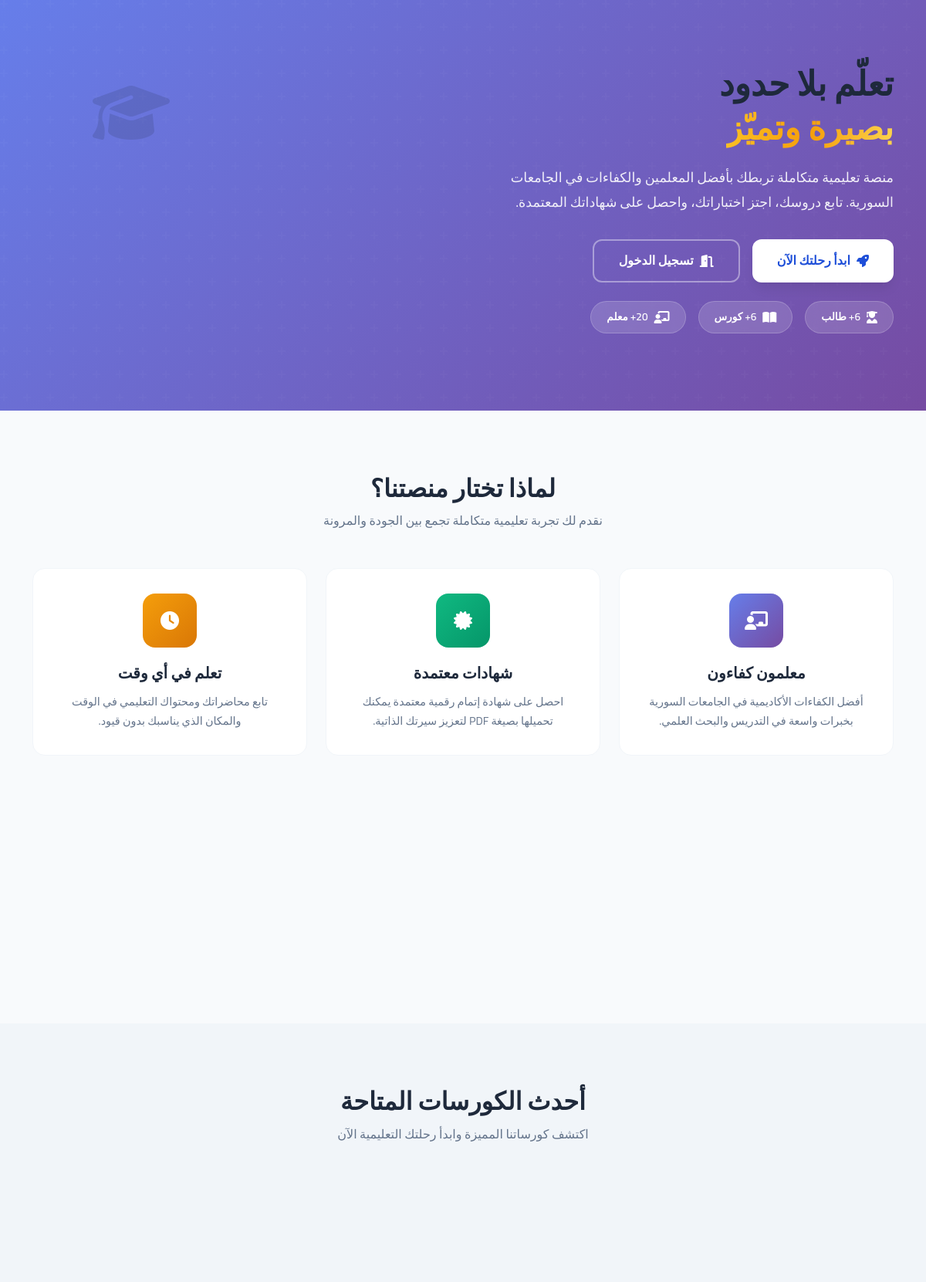
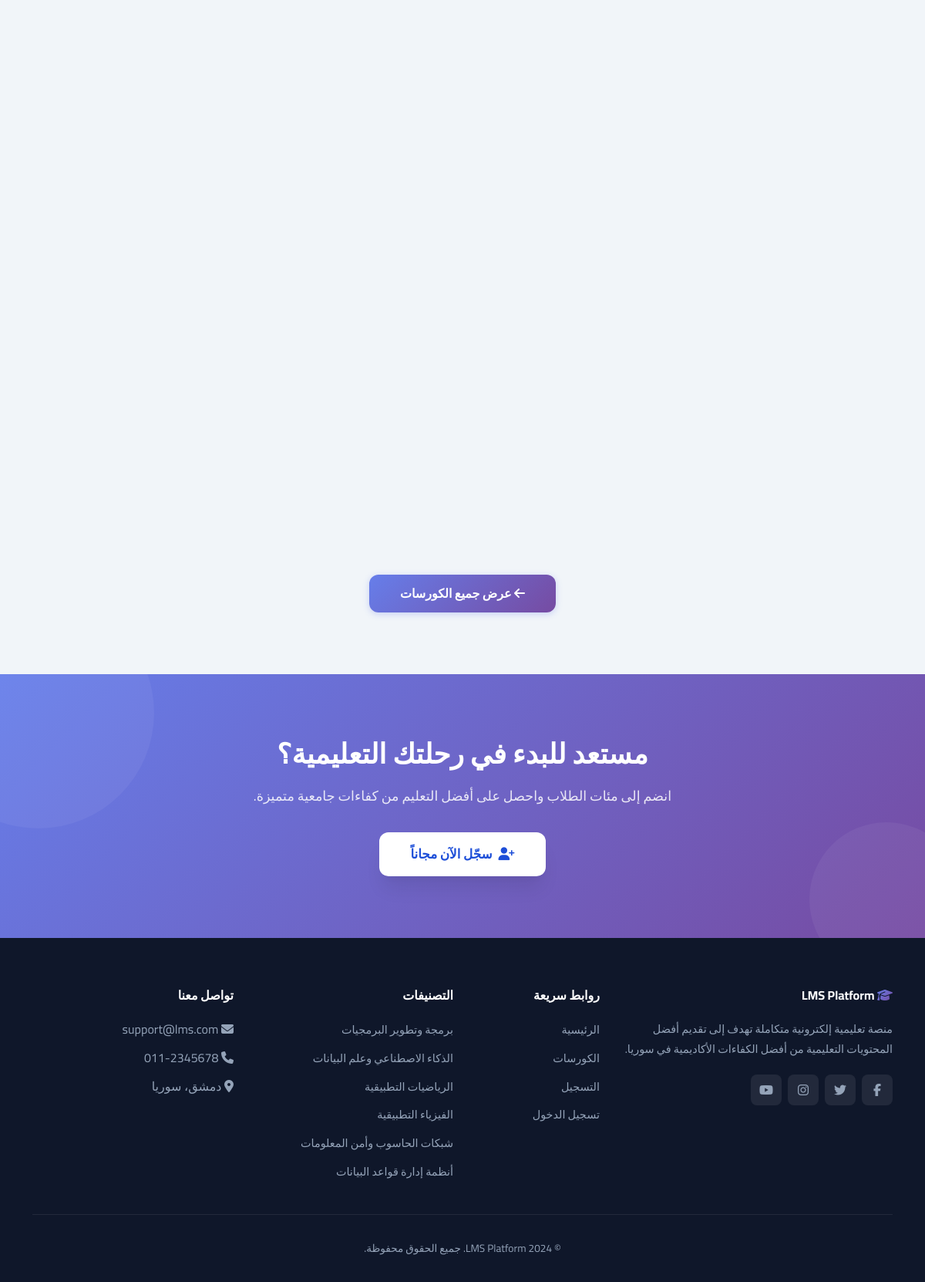
The page / on the database its author committed (2 pictures, top to bottom).
### core/models.py (models this page shows, shortened)
class SystemSettings(models.Model):
    platform_name = models.CharField(max_length=255, default="LMS Platform")
    support_email = models.EmailField(default="support@lms.com")
    enable_registration = models.BooleanField(default=True)
    enable_certificates = models.BooleanField(default=True)
    class Meta:
        verbose_name = "إعدادات النظام"

class Category(models.Model):
    name = models.CharField(max_length=100)
    description = models.TextField(blank=True)

### core/views.py (the view)
# urls.py: path('', views.landing_page, name='landing_page'),
def landing_page(request):
    courses = Course.objects.filter(status='published').annotate(avg_rating=Avg('review__rating'))[:6]
    categories = Category.objects.all()
    return render(request, 'landing.html', {'courses': courses, 'categories': categories})

### core/context_processors.py (called while the page is built, shortened)
def site_settings(request):
    return {
        'site_name': 'LMS Platform',
        'site_description': 'نظام إدارة التعلم المتكامل',
        'categories': Category.objects.all()[:10],
        'featured_courses': Course.objects.filter(status='published')[:4],
    }

def user_notifications(request):
    return {}

def system_settings(request):
    settings, created = SystemSettings.objects.get_or_create(id=1)
    return {
        'site_settings': settings
    }

### templates/landing.html (shortened to what this page needs)
{% extends 'base.html' %}
{% load static %}
{% block public_content %}
<section class="hero">
    <i class="fas fa-graduation-cap hero-icon"></i>
    <div class="container hero-content">
        <div class="row align-items-center">
            <div class="col-lg-7 text-white">
                <h1 style="font-size:2.75rem;font-weight:900;line-height:1.3;margin-bottom:1.25rem;">
                    تعلّم بلا حدود<br>
                    <span style="background:linear-gradient(90deg,#fbbf24,#f59e0b,#fcd34d);-webkit-background-clip:text;-webkit-text-fill-color:transparent;background-clip:text;">بصيرة وتميّز</span>
                </h1>
                <p style="font-size:1.1rem;opacity:0.9;max-width:500px;line-height:1.8;margin-bottom:2rem;">
                    منصة تعليمية متكاملة تربطك بأفضل المعلمين والكفاءات في الجامعات السورية. تابع دروسك، اجتز اختباراتك، واحصل على شهاداتك المعتمدة.
                </p>
                <div class="d-flex flex-wrap gap-3 mb-4">
                    <a href="{% url 'register' %}" style="background:#fff;color:var(--primary-700);padding:0.8rem 2rem;border-radius:var(--radius-lg);font-weight:700;font-size:1rem;text-decoration:none;box-shadow:var(--shadow-lg);transition:all var(--transition-default);display:inline-flex;align-items:center;gap:0.5rem;">
                        <i class="fas fa-rocket"></i> ابدأ رحلتك الآن
                    </a>
                    <a href="{% url 'login' %}" style="border:2px solid rgba(255,255,255,0.4);color:#fff;padding:0.8rem 2rem;border-radius:var(--radius-lg);font-weight:600;font-size:1rem;text-decoration:none;transition:all var(--transition-default);display:inline-flex;align-items:center;gap:0.5rem;">
                        <i class="fas fa-door-open"></i> تسجيل الدخول
                    </a>
                </div>
                <div class="d-flex flex-wrap gap-3">
                    <span class="stat-pill"><i class="fas fa-user-graduate"></i> {{ courses.count|default:"1000" }}+ طالب</span>
                    <span class="stat-pill"><i class="fas fa-book-open"></i> {{ categories.count|default:"50" }}+ كورس</span>
                    <span class="stat-pill"><i class="fas fa-chalkboard-teacher"></i> 20+ معلم</span>
                </div>
            </div>
        </div>
    </div>
</section>
<section style="padding:80px 0;background:var(--gray-50);">
    <div class="container text-center">
        <h2 class="section-title">لماذا تختار منصتنا؟</h2>
        <p class="section-subtitle">نقدم لك تجربة تعليمية متكاملة تجمع بين الجودة والمرونة</p>
        <div class="row g-4">
            <div class="col-md-4">
                <div class="feature-card">
                    <div class="feature-icon" style="background:var(--gradient-primary);">
                        <i class="fas fa-chalkboard-teacher"></i>
                    </div>
                    <h5 style="font-weight:700;margin-bottom:0.75rem;">معلمون كفاءون</h5>
                    <p style="color:var(--gray-500);font-size:0.9rem;margin:0;">أفضل الكفاءات الأكاديمية في الجامعات السورية بخبرات واسعة في التدريس والبحث العلمي.</p>
                </div>
            </div>
            <div class="col-md-4">
                <div class="feature-card">
                    <div class="feature-icon" style="background:var(--gradient-emerald);">
                        <i class="fas fa-certificate"></i>
                    </div>
                    <h5 style="font-weight:700;margin-bottom:0.75rem;">شهادات معتمدة</h5>
                    <p style="color:var(--gray-500);font-size:0.9rem;margin:0;">احصل على شهادة إتمام رقمية معتمدة يمكنك تحميلها بصيغة PDF لتعزيز سيرتك الذاتية.</p>
                </div>
            </div>
            <div class="col-md-4">
                <div class="feature-card">
                    <div class="feature-icon" style="background:var(--gradient-amber);">
                        <i class="fas fa-clock"></i>
                    </div>
                    <h5 style="font-weight:700;margin-bottom:0.75rem;">تعلم في أي وقت</h5>
                    <p style="color:var(--gray-500);font-size:0.9rem;margin:0;">تابع محاضراتك ومحتواك التعليمي في الوقت والمكان الذي يناسبك بدون قيود.</p>
                </div>
            </div>
            <div class="col-md-4">
            </div>
            <div class="col-md-4">
            </div>
            <div class="col-md-4">
            </div>
        </div>
    </div>
</section>
{% if courses %}
<section style="padding:80px 0;">
    <div class="container">
        <div class="text-center mb-5">
            <h2 class="section-title">أحدث الكورسات المتاحة</h2>
            <p class="section-subtitle">اكتشف كورساتنا المميزة وابدأ رحلتك التعليمية الآن</p>
        </div>
        <div class="row g-4">
            {% for course in courses %}
            <div class="col-md-4">
            </div>
            {% endfor %}
        </div>
        <div class="text-center mt-5">
            <a href="{% url 'course_list' %}" class="btn btn-primary btn-lg" style="padding:0.8rem 2.5rem;">
                <i class="fas fa-arrow-left ml-2"></i> عرض جميع الكورسات
            </a>
        </div>
    </div>
</section>
{% endif %}
<section class="cta-section">
    <div class="container text-center position-relative" style="z-index:1;">
        <h2 style="color:#fff;font-size:2.25rem;font-weight:900;margin-bottom:1rem;">مستعد للبدء في رحلتك التعليمية؟</h2>
        <p style="color:rgba(255,255,255,0.85);font-size:1.1rem;max-width:550px;margin:0 auto 2rem;">
            انضم إلى مئات الطلاب واحصل على أفضل التعليم من كفاءات جامعية متميزة.
        </p>
        <a href="{% url 'register' %}" style="background:#fff;color:var(--primary-700);padding:0.9rem 2.5rem;border-radius:var(--radius-lg);font-weight:700;font-size:1.05rem;text-decoration:none;display:inline-flex;align-items:center;gap:0.5rem;box-shadow:var(--shadow-xl);transition:all var(--transition-default);">
            <i class="fas fa-user-plus"></i> سجّل الآن مجاناً
        </a>
    </div>
</section>
<footer class="footer-dark">
    <div class="container">
        <div class="row g-4">
            <div class="col-lg-4">
                <h6 class="footer-heading">
                    <i class="fas fa-graduation-cap ml-2" style="background:var(--gradient-primary);-webkit-background-clip:text;-webkit-text-fill-color:transparent;background-clip:text;"></i>
                    {{ site_settings.platform_name|default:"منصة التميز التعليمية" }}
                </h6>
                <p style="font-size:0.9rem;line-height:1.8;margin-bottom:1.25rem;">منصة تعليمية إلكترونية متكاملة تهدف إلى تقديم أفضل المحتويات التعليمية من أفضل الكفاءات الأكاديمية في سوريا.</p>
                <div class="d-flex gap-2">
                    <a href="#" class="social-link"><i class="fab fa-facebook-f"></i></a>
                    <a href="#" class="social-link"><i class="fab fa-twitter"></i></a>
                    <a href="#" class="social-link"><i class="fab fa-instagram"></i></a>
                    <a href="#" class="social-link"><i class="fab fa-youtube"></i></a>
                </div>
            </div>
            <div class="col-lg-2">
                <h6 class="footer-heading">روابط سريعة</h6>
                <ul class="footer-links">
                    <li><a href="{% url 'landing_page' %}">الرئيسية</a></li>
                    <li><a href="{% url 'course_list' %}">الكورسات</a></li>
                    <li><a href="{% url 'register' %}">التسجيل</a></li>
                    <li><a href="{% url 'login' %}">تسجيل الدخول</a></li>
                </ul>
            </div>
            <div class="col-lg-3">
                <h6 class="footer-heading">التصنيفات</h6>
                <ul class="footer-links">
                    {% for cat in categories %}
                    <li><a href="{% url 'course_list' %}?category={{ cat.id }}">{{ cat.name }}</a></li>
                    {% endfor %}
                </ul>
            </div>
            <div class="col-lg-3">
                <h6 class="footer-heading">تواصل معنا</h6>
                <ul class="footer-links">
                    <li><i class="fas fa-envelope ml-2"></i> {{ site_settings.support_email|default:"support@lms.sy" }}</li>
                    <li><i class="fas fa-phone ml-2"></i> 011-2345678</li>
                    <li><i class="fas fa-map-marker-alt ml-2"></i> دمشق، سوريا</li>
                </ul>
            </div>
        </div>
        <div class="footer-bottom">
            <span>&copy; 2024 {{ site_settings.platform_name|default:"منصة التميز التعليمية" }}. جميع الحقوق محفوظة.</span>
        </div>
    </div>
</footer>
{% endblock %}

### static/css/modern-style.css (style rules this page uses)
:root { --primary-50: #eff6ff; --primary-100: #dbeafe; --primary-200: #bfdbfe; --primary-300: #93c5fd; --primary-400: #60a5fa; --primary-500: #3b82f6; --primary-600: #2563eb; --primary-700: #1d4ed8; --primary-800: #1e40af; --primary-900: #1e3a8a; --emerald-50: #ecfdf5; --emerald-400: #34d399; --emerald-500: #10b981; --emerald-600: #059669; --amber-50: #fffbeb; --amber-400: #fbbf24; --amber-500: #f59e0b; --amber-600: #d97706; --rose-50: #fff1f2; --rose-400: #fb7185; --rose-500: #f43f5e; --rose-600: #e11d48; --cyan-400: #22d3ee; --cyan-500: #06b6d4; --violet-400: #a78bfa; --violet-500: #8b5cf6; --violet-600: #7c3aed; --gray-50: #f8fafc; --gray-100: #f1f5f9; --gray-200: #e2e8f0; --gray-300: #cbd5e1; --gray-400: #94a3b8; --gray-500: #64748b; --gray-600: #475569; --gray-700: #334155; --gray-800: #1e293b; --gray-900: #0f172a; --gradient-primary: linear-gradient(135deg, #667eea 0%, #764ba2 100%); --gradient-emerald: linear-gradient(135deg, #10b981 0%, #059669 100%); --gradient-amber: linear-gradient(135deg, #f59e0b 0%, #d97706 100%); --gradient-rose: linear-gradient(135deg, #f43f5e 0%, #e11d48 100%); --gradient-cyan: linear-gradient(135deg, #06b6d4 0%, #0891b2 100%); --gradient-violet: linear-gradient(135deg, #8b5cf6 0%, #7c3aed 100%); --gradient-dark: linear-gradient(180deg, #1e293b 0%, #0f172a 100%); --gradient-mesh: linear-gradient(135deg, #667eea 0%, #764ba2 25%, #f093fb 50%, #f5576c 75%, #fda085 100%); --shadow-sm: 0 1px 2px rgba(0,0,0,0.05); --shadow-md: 0 4px 6px -1px rgba(0,0,0,0.07), 0 2px 4px -2px rgba(0,0,0,0.05); --shadow-lg: 0 10px 15px -3px rgba(0,0,0,0.08), 0 4px 6px -4px rgba(0,0,0,0.04); --shadow-xl: 0 20px 25px -5px rgba(0,0,0,0.08), 0 8px 10px -6px rgba(0,0,0,0.04); --shadow-2xl: 0 25px 50px -12px rgba(0,0,0,0.15); --shadow-glow: 0 0 40px rgba(102,126,234,0.15); --radius-sm: 0.375rem; --radius-md: 0.5rem; --radius-lg: 0.75rem; --radius-xl: 1rem; --radius-2xl: 1.5rem; --radius-full: 9999px; --transition-fast: 150ms cubic-bezier(0.4, 0, 0.2, 1); --transition-default: 250ms cubic-bezier(0.4, 0, 0.2, 1); --transition-slow: 350ms cubic-bezier(0.4, 0, 0.2, 1); }
*, *::before, *::after { box-sizing: border-box; }
body { font-family: 'Cairo', sans-serif; background: var(--gray-100); color: var(--gray-800); line-height: 1.7; margin: 0; padding: 0; -webkit-font-smoothing: antialiased; -moz-osx-font-smoothing: grayscale; }
a { color: var(--primary-600); text-decoration: none; transition: color var(--transition-fast); }
h1, h2, h3, h4, h5, h6 { color: var(--gray-800); font-weight: 700; line-height: 1.3; }
.btn { font-family: 'Cairo', sans-serif; font-weight: 600; border-radius: var(--radius-md); padding: 0.5rem 1.25rem; transition: all var(--transition-default); position: relative; overflow: hidden; border: none; font-size: 0.875rem; }
.btn::after { content: ''; position: absolute; top: 50%; left: 50%; width: 0; height: 0; border-radius: 50%; background: rgba(255,255,255,0.2); transition: width 0.4s, height 0.4s, top 0.4s, left 0.4s; }
.btn-primary { background: var(--gradient-primary); color: #fff; box-shadow: 0 2px 8px rgba(102,126,234,0.3); }
.btn-lg { padding: 0.75rem 2rem; font-size: 1rem; border-radius: var(--radius-lg); }

### rows shown on the page
SystemSettings: platform_name "LMS Platform", support_email "support@lms.com"
Category: name "برمجة وتطوير البرمجيات"
Category: name "الذكاء الاصطناعي وعلم البيانات"
Category: name "الرياضيات التطبيقية"
Category: name "الفيزياء التطبيقية"
Category: name "شبكات الحاسوب وأمن المعلومات"
Category: name "أنظمة إدارة قواعد البيانات"

### other values the page prints
{{ courses.count|default:"1000" }} "6"
{{ categories.count|default:"50" }} "6"
